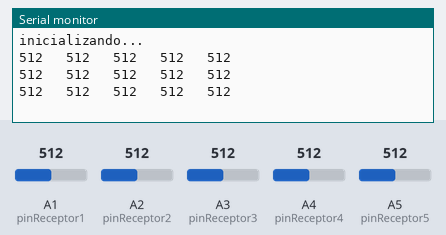
The sketch below on a simulated Arduino Uno, built with avr-gcc and run on an emulated ATmega328P. Parts: the last lines printed to the serial monitor. The test bench sets the inputs (shaded band); at power-on: A1 (pinReceptor1) = 512, A2 (pinReceptor2) = 512, A3 (pinReceptor3) = 512, A4 (pinReceptor4) = 512, A5 (pinReceptor5) = 512.

Above: at 1.3 s.
1.4 s: A1 (pinReceptor1) set to 716
At 1.9 s:
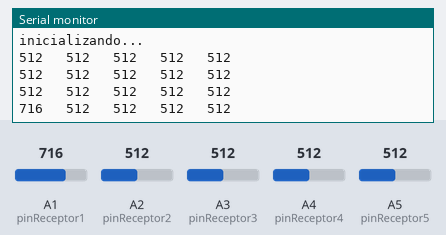
2.9 s: A2 (pinReceptor2) set to 716
At 3.4 s:
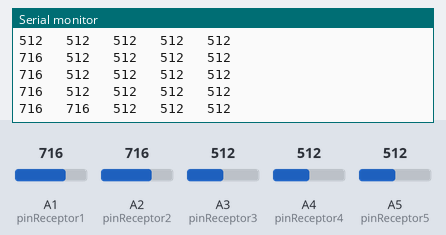
4.4 s: A3 (pinReceptor3) set to 716
At 4.9 s:
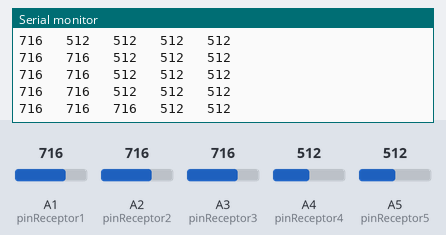
5.9 s: A4 (pinReceptor4) set to 716
At 6.4 s:
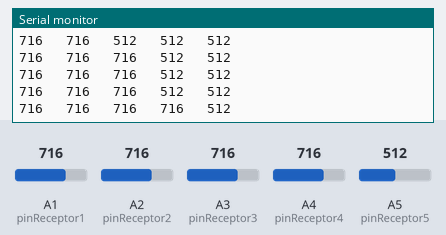
7.4 s: A5 (pinReceptor5) set to 716
At 7.9 s:
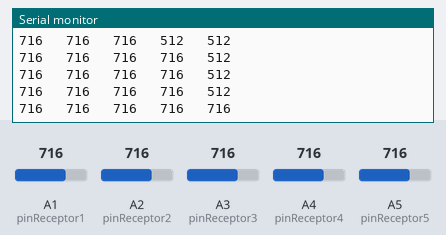
8.9 s: A1 (pinReceptor1) set to 992
At 9.4 s:
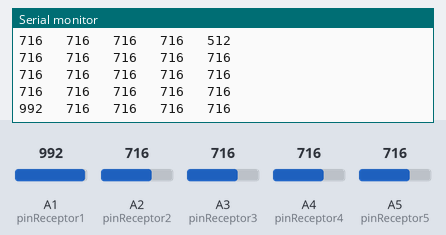
Timing chart, 0 to 11.4 s (numbered marks = the images above; inputs shaded):
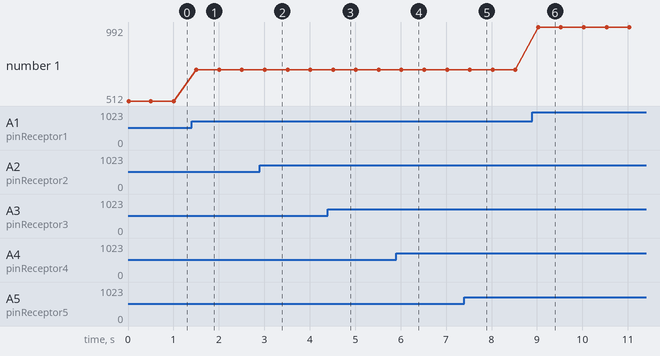

Measured:
- after the input at 1.4 s, the serial monitor: prints a new line after 0.10 s (image 1)
- after the input at 2.9 s, the serial monitor: prints a new line after 0.11 s (image 2)
- after the input at 4.4 s, the serial monitor: prints a new line after 0.11 s (image 3)
- after the input at 5.9 s, the serial monitor: prints a new line after 0.12 s (image 4)
- after the input at 7.4 s, the serial monitor: prints a new line after 0.12 s (image 5)
- after the input at 8.9 s, the serial monitor: prints a new line after 0.13 s (image 6)
- plotted number 1: 512 → 716 after the input at 1.4 s, 716 → 992 after the input at 8.9 s

The sketch:

test_CNY70.ino
```cpp
int pinReceptor1 = A1; //Establecemos el pin a leer
int pinReceptor2 = A2; //Establecemos el pin a leer
int pinReceptor3 = A3; //Establecemos el pin a leer
int pinReceptor4 = A4; //Establecemos el pin a leer
int pinReceptor5 = A5; //Establecemos el pin a leer

void setup() {
  Serial.begin(9600); // Abrimos comunicación Serial
  Serial.println("inicializando..."); //Sacamos la lectura por serial

  analogReference(INTERNAL);
}

void loop() {
  Serial.print(analogRead(pinReceptor1)); //Sacamos la lectura por serial
  Serial.print("   "); //Sacamos la lectura por serial
  Serial.print(analogRead(pinReceptor2)); //Sacamos la lectura por serial
  Serial.print("   "); //Sacamos la lectura por serial
  Serial.print(analogRead(pinReceptor3)); //Sacamos la lectura por serial
  Serial.print("   "); //Sacamos la lectura por serial
  Serial.print(analogRead(pinReceptor4)); //Sacamos la lectura por serial
  Serial.print("   "); //Sacamos la lectura por serial
  Serial.println(analogRead(pinReceptor5)); //Sacamos la lectura por serial
  delay(500);  //Pequeña pausa de medio segundo
}
```
